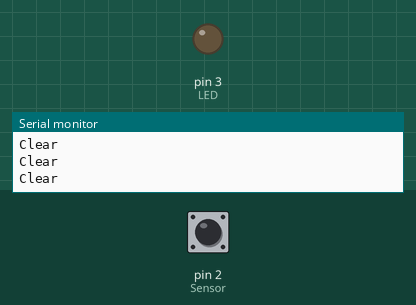
This sketch was run on a simulated Arduino Uno, built with avr-gcc and run on an emulated ATmega328P. Shown: output pins drawn as LEDs (lit = HIGH), the last lines printed to the serial monitor. Dashed ring = blinking. The test bench sets the inputs (shaded band); at power-on: pin 2 (Sensor) LOW.

Above: at 1.2 s.
1.3 s: pin 2 (Sensor) driven HIGH
At 2.5 s:
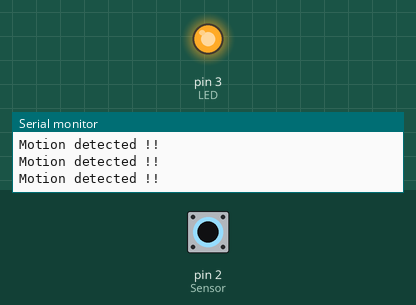
2.8 s: pin 2 (Sensor) driven LOW
At 4.0 s:
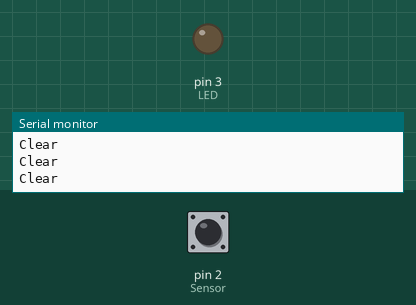
5.8 s: pin 2 (Sensor) pulsed HIGH 5 times (0.12 s each, 0.3 s apart)
At 6.16 s:
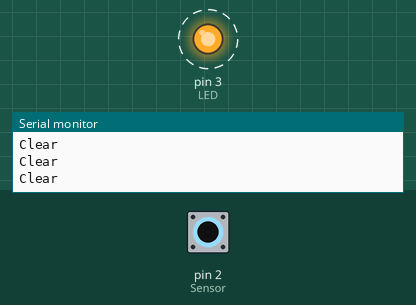
10.3 s: pin 2 (Sensor) pulsed HIGH 2 times (0.12 s each, 0.3 s apart)
At 11.2 s:
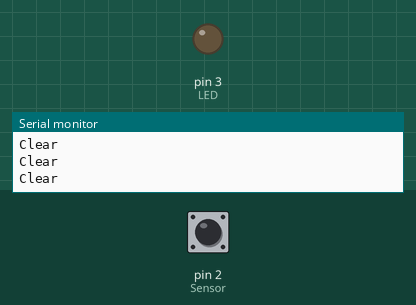
Timing chart, 0 to 13.3 s (numbered marks = the images above; inputs shaded):
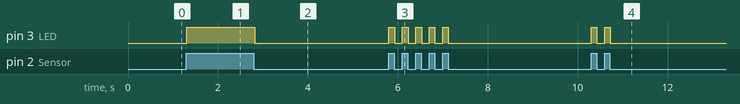

Measured:
- after the input at 1.3 s, pin 3 (LED): LOW → HIGH at once
- after the input at 2.8 s, pin 3 (LED): HIGH → LOW at once
- after the input at 5.8 s, pin 3 (LED): alternates HIGH for 0.12 s and LOW for 0.17 s, 10 changes in all, then stays LOW, starting at once
- after the input at 10.3 s, pin 3 (LED): alternates HIGH for 0.12 s and LOW for 0.17 s, 4 changes in all, then stays LOW, starting at once

The sketch:

RCWL-0516_LED_Demo.ino
```cpp
/*
  RCWL-0516 LED Demo
*/

int Sensor = 2;     // RCWL-0516 Input Pin
int LED = 3;       // LED Output Pin

void setup()
 {
  pinMode (Sensor, INPUT);  // RCWL-0516 as input
  pinMode (LED, OUTPUT);    // LED as OUTPUT
  digitalWrite(LED, LOW);   // Turn LED Off
  Serial.begin(9600);
}

void loop()
{
  bool SensValue = digitalRead(Sensor);  // Read Sensor value
  if (SensValue == HIGH)
{
    digitalWrite(LED, HIGH);  // Turn LED On
    Serial.println("Motion detected !!");
  }
  else
{
    digitalWrite(LED, LOW);  // Turn LED Off
    Serial.println("Clear");
  }
}
```
